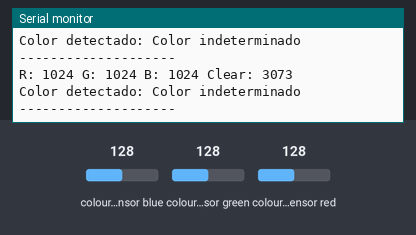
Bench run of a sketch on a simulated Arduino Uno, built with avr-gcc and run on an emulated ATmega328P. On the bench: the last lines printed to the serial monitor. The inputs (shaded band) are chosen by the test bench; at power-on: colour sensor blue 128, colour sensor green 128, colour sensor red 128.

Above: at 1.9 s.
2.0 s: colour sensor blue set to 191
At 2.8 s:
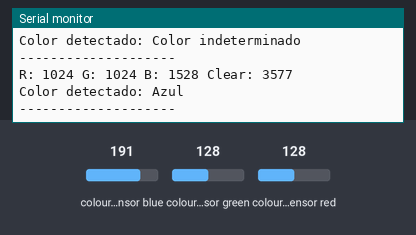
4.8 s: colour sensor green set to 250
At 6.3 s:
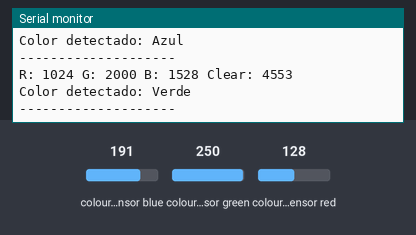
8.0 s: colour sensor red set to 5
At 9.3 s:
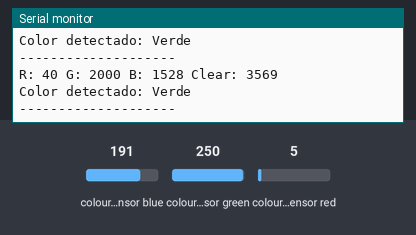
Timing chart, 0 to 11.0 s (numbered marks = the images above; inputs shaded):
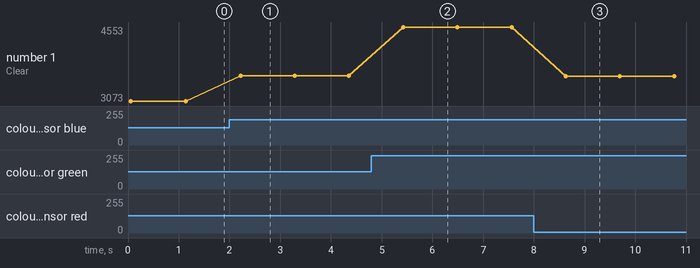

The sketch:

02_pruebaRGB.ino
```cpp
#include <Wire.h>
#include "Adafruit_TCS34725.h"

Adafruit_TCS34725 tcs = Adafruit_TCS34725(TCS34725_INTEGRATIONTIME_600MS, TCS34725_GAIN_1X);

void setup() {
  Serial.begin(9600);

  if (tcs.begin()) {
    Serial.println("Sensor TCS34725 detectado correctamente.");
  } else {
    Serial.println("No se encontró el sensor TCS34725. Verifica las conexiones.");
    while (1);
  }

  tcs.setInterrupt(false); // Enciende el LED integrado
}

void loop() {
  uint16_t r, g, b, c;
  tcs.getRawData(&r, &g, &b, &c);

  Serial.print("R: "); Serial.print(r);
  Serial.print(" G: "); Serial.print(g);
  Serial.print(" B: "); Serial.print(b);
  Serial.print(" Clear: "); Serial.println(c);//cantidad de luz

  // Detecta el color predominante
  String colorDetectado = detectarColor(r, g, b);
  Serial.print("Color detectado: ");
  Serial.println(colorDetectado);
  Serial.println("--------------------");

  delay(1000);
}

String detectarColor(uint16_t r, uint16_t g, uint16_t b) {
  if (r > g && r > b) {
    return "Rojo";
  } else if (g > r && g > b) {
    return "Verde";
  } else if (b > r && b > g) {
    return "Azul";
  } else {
    return "Color indeterminado";
  }
}
```

Measured:
- after the input at 2.0 s, the serial monitor: prints a new line after 0.22 s (image 1)
- after the input at 4.8 s, the serial monitor: prints a new line after 0.62 s (image 2)
- after the input at 8.0 s, the serial monitor: prints a new line after 0.63 s (image 3)
- plotted number 1: 3073 → 3577 after the input at 2.0 s, 3577 → 4553 after the input at 4.8 s, 4553 → 3569 after the input at 8.0 s
